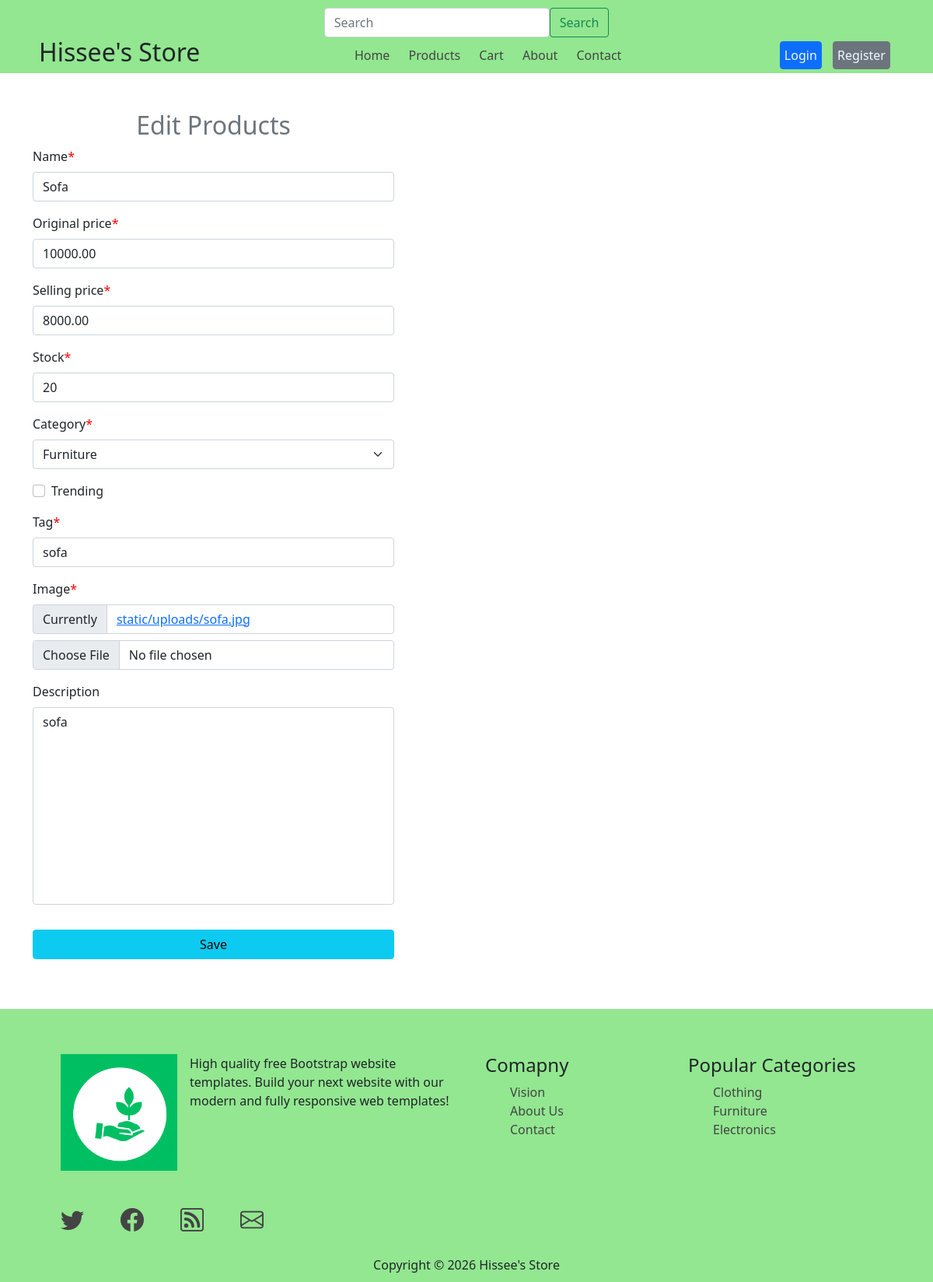
Page /products/update-product/4/ on the committed database.
### products/models.py (models this page shows, shortened)
class Product(models.Model):
    name = models.CharField(max_length=200)
    original_price = models.DecimalField(max_digits=7,decimal_places=2)
    selling_price = models.DecimalField(max_digits=7,decimal_places=2)
    stock = models.IntegerField()
    category = models.ForeignKey(Category, on_delete=models.CASCADE)
    trending = models.BooleanField(default=False)
    tag = models.SlugField()
    image = models.FileField(upload_to='static/uploads')
    created_at = models.DateTimeField(auto_now_add=True)
    description = models.TextField(blank=True)

class Category(models.Model):
    name = models.CharField(max_length=100, unique=True)
    desciption = models.TextField(blank=True)
    created_at = models.DateTimeField(auto_now_add=True)
    def __str__(self):
        return self.name

### userpage/models.py (models this page shows, shortened)
class WebInfo(models.Model):
    title = models.CharField(max_length=100)
    favicon = models.FileField(upload_to='static/uploads')
    logo = models.FileField(upload_to='static/uploads')
    bio = models.TextField(blank=True)
    email = models.EmailField(max_length=100)
    phone = models.CharField(max_length=20,validators=[MinLengthValidator, MaxLengthValidator(14)])
    address = models.CharField(max_length=100)
    fb_link = models.URLField(blank=True)
    insta_link = models.URLField(blank=True)

### products/views.py (the view)
# urls.py: path("update-product/<int:product_id>/", updateProduct, name='update-product'),
def updateProduct(request, product_id):
    product = Product.objects.get(id = product_id)
    if request.method == 'POST':
        productForm = ProductForm(request.POST,request.FILES, instance=product)
        if productForm.is_valid() :
            productForm.save()
            messages.success(request, 'Product updated successfully')
            return redirect('all-products')
    context = {
        'productForm': ProductForm(instance=product)
    }
    return render(request, 'products/updateproduct.html', context)

### products/forms.py
class ProductForm(forms.ModelForm):
    class Meta:
        model = Product
        fields = '__all__' #['name', 'selling_price', 'original price']

### userpage/generals.py (called while the page is built)
def webInfo(request):
    context = {
        'data': WebInfo.objects.last()
    }
    return context

### templates/products/updateproduct.html (shortened to what this page needs)
{% extends "base.html" %}
{% load crispy_forms_tags %}
{% block main-content %}
<div class="container my-5">
  <div class="col-md-5">
    <h2 class="text-center text-secondary">Edit Products</h2>
    <form action="" method="POST" enctype="multipart/form-data">
      {{productForm | crispy }}
      <input type="submit" value="Save" class="btn btn-info w-100 my-3" />
    </form>
  </div>
</div>
{% endblock main-content %}

### templates/components/footer.html
<footer class='fid'>
    <div class="footer-top container row d-flex justify-content-center m-auto mt-5">
            <div class="footer-logo-div col-xl-6 justify mb-4">
                <div class = 'd-flex '>
                    <a href="#"><img src="/{{data.favicon}}" alt="bootstrap" width="186"
                        height="26"></a><br>
                    <p  class = 'mx-3'>High quality free Bootstrap website templates. Build your next website with our modern and fully
                responsive web templates!</p>
                </div>
                <br>
                <div class="social-links d-flex mt-3">
                    <a href=""><i class="bi bi-twitter"></i></a>
                    <a href="{{data.fb_link}}"><i class="bi bi-facebook"></i></a>
                    <a href=""><i class="bi bi-rss"></i></a>
                    <a href=""><i class="bi bi-envelope"></i></a>
                </div>
            </div>
            <div class="footer-list-sollection col-xl-6 row">
                <div class="footer-list col-lg-6 justify">
                    <h4>Comapny</h4>
                    <ul type="none">
                        <li><a href="">Vision</a></li>
                        <li><a href="">About Us</a></li>
                        <li><a href="">Contact</a></li>
                    </ul>
                </div>
                <div class="footer-list col-lg-6 justify">
                    <h4>Popular Categories</h4>
                    <ul type="none">
                        <li><a href="">Clothing</a></li>
                        <li><a href="">Furniture</a></li>
                        <li><a href="">Electronics</a></li>
                    </ul>
                </div>
            </div>
        </div>
        <div class="footer-buttom text-center">
            Copyright © 2026 Hissee's Store
        </div>
</footer>

### static/css/style.css (style rules this page uses)
* { margin: 0; box-sizing: border-box; }
:root { --text-color: #444; --primary-color: #92e790; --secondary-text-color: #40608f; }
.asteriskField { color : red; }
.textarea { resize: none; }
.footer-logo-div a img { height: 150px; width: 150px; }

### rows in the picture
Product: name "Sofa", original_price "10000.00", selling_price "8000.00", stock "20", category "Furniture", tag "sofa", description "sofa"
WebInfo: favicon (picture)
